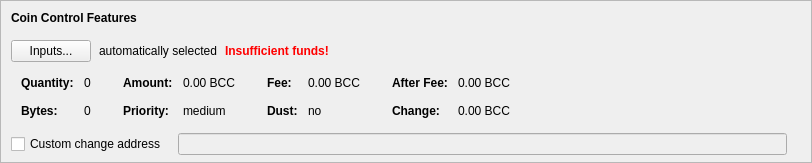
    <widget class="QFrame" name="frameCoinControl">
     <property name="sizePolicy">
      <sizepolicy hsizetype="Expanding" vsizetype="Expanding">
       <horstretch>0</horstretch>
       <verstretch>0</verstretch>
      </sizepolicy>
     </property>
     <property name="maximumSize">
      <size>
       <width>16777215</width>
       <height>16777215</height>
      </size>
     </property>
     <property name="frameShape">
      <enum>QFrame::StyledPanel</enum>
     </property>
     <property name="frameShadow">
      <enum>QFrame::Sunken</enum>
     </property>
     <layout class="QVBoxLayout" name="verticalLayoutCoinControl2">
      <property name="spacing">
       <number>0</number>
      </property>
      <property name="leftMargin">
       <number>0</number>
      </property>
      <property name="topMargin">
       <number>0</number>
      </property>
      <property name="rightMargin">
       <number>0</number>
      </property>
      <property name="bottomMargin">
       <number>6</number>
      </property>
      <item>
       <layout class="QVBoxLayout" name="verticalLayoutCoinControl" stretch="0,0,0,0,1">
        <property name="spacing">
         <number>0</number>
        </property>
        <property name="leftMargin">
         <number>10</number>
        </property>
        <property name="topMargin">
         <number>10</number>
        </property>
        <item>
         <layout class="QHBoxLayout" name="horizontalLayoutCoinControl1">
          <property name="bottomMargin">
           <number>15</number>
          </property>
          <item>
           <widget class="QLabel" name="labelCoinControlFeatures">
            <property name="sizePolicy">
             <sizepolicy hsizetype="Preferred" vsizetype="Maximum">
              <horstretch>0</horstretch>
              <verstretch>0</verstretch>
             </sizepolicy>
            </property>
            <property name="font">
             <font>
              <weight>75</weight>
              <bold>true</bold>
             </font>
            </property>
            <property name="styleSheet">
             <string notr="true">font-weight:bold;</string>
            </property>
            <property name="text">
             <string>Coin Control Features</string>
            </property>
           </widget>
          </item>
         </layout>
        </item>
        <item>
         <layout class="QHBoxLayout" name="horizontalLayoutCoinControl2" stretch="0,0,0,0">
          <property name="spacing">
           <number>8</number>
          </property>
          <property name="bottomMargin">
           <number>10</number>
          </property>
          <item>
           <widget class="QPushButton" name="pushButtonCoinControl">
            <property name="styleSheet">
             <string notr="true"/>
            </property>
            <property name="text">
             <string>Inputs...</string>
            </property>
            <property name="autoDefault">
             <bool>false</bool>
            </property>
           </widget>
          </item>
          <item>
           <widget class="QLabel" name="labelCoinControlAutomaticallySelected">
            <property name="text">
             <string>automatically selected</string>
            </property>
            <property name="margin">
             <number>5</number>
            </property>
           </widget>
          </item>
          <item>
           <widget class="QLabel" name="labelCoinControlInsuffFunds">
            <property name="font">
             <font>
              <weight>75</weight>
              <bold>true</bold>
             </font>
            </property>
            <property name="styleSheet">
             <string notr="true">color:red;font-weight:bold;</string>
            </property>
            <property name="text">
             <string>Insufficient funds!</string>
            </property>
            <property name="margin">
             <number>5</number>
            </property>
           </widget>
          </item>
          <item>
           <spacer name="horizontalSpacerCoinControl">
            <property name="orientation">
             <enum>Qt::Horizontal</enum>
            </property>
            <property name="sizeHint" stdset="0">
             <size>
              <width>40</width>
              <height>1</height>
             </size>
            </property>
           </spacer>
          </item>
         </layout>
        </item>
        <item>
         <widget class="QWidget" name="widgetCoinControl" native="true">
          <property name="sizePolicy">
           <sizepolicy hsizetype="Preferred" vsizetype="Preferred">
            <horstretch>0</horstretch>
            <verstretch>0</verstretch>
           </sizepolicy>
          </property>
          <property name="minimumSize">
           <size>
            <width>0</width>
            <height>0</height>
           </size>
          </property>
          <property name="styleSheet">
           <string notr="true"/>
          </property>
          <layout class="QHBoxLayout" name="horizontalLayoutCoinControl5">
           <property name="leftMargin">
            <number>0</number>
           </property>
           <property name="topMargin">
            <number>0</number>
           </property>
           <property name="rightMargin">
            <number>0</number>
           </property>
           <property name="bottomMargin">
            <number>0</number>
           </property>
           <item>
            <layout class="QHBoxLayout" name="horizontalLayoutCoinControl3" stretch="0,0,0,1">
             <property name="spacing">
              <number>20</number>
             </property>
             <property name="topMargin">
              <number>0</number>
             </property>
             <property name="bottomMargin">
              <number>10</number>
             </property>
             <item>
              <layout class="QFormLayout" name="formLayoutCoinControl1">
               <property name="horizontalSpacing">
                <number>10</number>
               </property>
               <property name="verticalSpacing">
                <number>14</number>
               </property>
               <property name="leftMargin">
                <number>10</number>
               </property>
               <property name="topMargin">
                <number>4</number>
               </property>
               <property name="rightMargin">
                <number>6</number>
               </property>
               <item row="0" column="0">
                <widget class="QLabel" name="labelCoinControlQuantityText">
                 <property name="font">
                  <font>
                   <weight>75</weight>
                   <bold>true</bold>
                  </font>
                 </property>
                 <property name="text">
                  <string>Quantity:</string>
                 </property>
                 <property name="margin">
                  <number>0</number>
                 </property>
                </widget>
               </item>
               <item row="0" column="1">
                <widget class="QLabel" name="labelCoinControlQuantity">
                 <property name="cursor">
                  <cursorShape>IBeamCursor</cursorShape>
                 </property>
                 <property name="contextMenuPolicy">
                  <enum>Qt::ActionsContextMenu</enum>
                 </property>
                 <property name="text">
                  <string notr="true">0</string>
                 </property>
                 <property name="margin">
                  <number>0</number>
                 </property>
                 <property name="textInteractionFlags">
                  <set>Qt::LinksAccessibleByMouse|Qt::TextSelectableByKeyboard|Qt::TextSelectableByMouse</set>
                 </property>
                </widget>
               </item>
               <item row="1" column="0">
                <widget class="QLabel" name="labelCoinControlBytesText">
                 <property name="font">
                  <font>
                   <weight>75</weight>
                   <bold>true</bold>
                  </font>
                 </property>
                 <property name="text">
                  <string>Bytes:</string>
                 </property>
                </widget>
               </item>
               <item row="1" column="1">
                <widget class="QLabel" name="labelCoinControlBytes">
                 <property name="cursor">
                  <cursorShape>IBeamCursor</cursorShape>
                 </property>
                 <property name="contextMenuPolicy">
                  <enum>Qt::ActionsContextMenu</enum>
                 </property>
                 <property name="text">
                  <string notr="true">0</string>
                 </property>
                 <property name="textInteractionFlags">
                  <set>Qt::LinksAccessibleByMouse|Qt::TextSelectableByKeyboard|Qt::TextSelectableByMouse</set>
                 </property>
                </widget>
               </item>
              </layout>
             </item>
             <item>
              <layout class="QFormLayout" name="formLayoutCoinControl2">
               <property name="horizontalSpacing">
                <number>10</number>
               </property>
               <property name="verticalSpacing">
                <number>14</number>
               </property>
               <property name="leftMargin">
                <number>6</number>
               </property>
               <property name="topMargin">
                <number>4</number>
               </property>
               <property name="rightMargin">
                <number>6</number>
               </property>
               <item row="0" column="0">
                <widget class="QLabel" name="labelCoinControlAmountText">
                 <property name="font">
                  <font>
                   <weight>75</weight>
                   <bold>true</bold>
                  </font>
                 </property>
                 <property name="text">
                  <string>Amount:</string>
                 </property>
                 <property name="margin">
                  <number>0</number>
                 </property>
                </widget>
               </item>
               <item row="0" column="1">
                <widget class="QLabel" name="labelCoinControlAmount">
                 <property name="cursor">
                  <cursorShape>IBeamCursor</cursorShape>
                 </property>
                 <property name="contextMenuPolicy">
                  <enum>Qt::ActionsContextMenu</enum>
                 </property>
                 <property name="text">
                  <string notr="true">0.00 BCC</string>
                 </property>
                 <property name="textInteractionFlags">
                  <set>Qt::LinksAccessibleByMouse|Qt::TextSelectableByKeyboard|Qt::TextSelectableByMouse</set>
                 </property>
                </widget>
               </item>
               <item row="1" column="0">
                <widget class="QLabel" name="labelCoinControlPriorityText">
                 <property name="font">
                  <font>
                   <weight>75</weight>
                   <bold>true</bold>
                  </font>
                 </property>
                 <property name="text">
                  <string>Priority:</string>
                 </property>
                </widget>
               </item>
               <item row="1" column="1">
                <widget class="QLabel" name="labelCoinControlPriority">
                 <property name="cursor">
                  <cursorShape>IBeamCursor</cursorShape>
                 </property>
                 <property name="contextMenuPolicy">
                  <enum>Qt::ActionsContextMenu</enum>
                 </property>
                 <property name="text">
                  <string notr="true">medium</string>
                 </property>
                 <property name="textInteractionFlags">
                  <set>Qt::LinksAccessibleByMouse|Qt::TextSelectableByKeyboard|Qt::TextSelectableByMouse</set>
                 </property>
                </widget>
               </item>
              </layout>
             </item>
             <item>
              <layout class="QFormLayout" name="formLayoutCoinControl3">
               <property name="horizontalSpacing">
                <number>10</number>
               </property>
               <property name="verticalSpacing">
                <number>14</number>
               </property>
               <property name="leftMargin">
                <number>6</number>
               </property>
               <property name="topMargin">
                <number>4</number>
               </property>
               <property name="rightMargin">
                <number>6</number>
               </property>
               <item row="0" column="0">
                <widget class="QLabel" name="labelCoinControlFeeText">
                 <property name="font">
                  <font>
                   <weight>75</weight>
                   <bold>true</bold>
                  </font>
                 </property>
                 <property name="text">
                  <string>Fee:</string>
                 </property>
                 <property name="margin">
                  <number>0</number>
                 </property>
                </widget>
               </item>
               <item row="0" column="1">
                <widget class="QLabel" name="labelCoinControlFee">
                 <property name="cursor">
                  <cursorShape>IBeamCursor</cursorShape>
                 </property>
                 <property name="contextMenuPolicy">
                  <enum>Qt::ActionsContextMenu</enum>
                 </property>
                 <property name="text">
                  <string notr="true">0.00 BCC</string>
                 </property>
                 <property name="textInteractionFlags">
                  <set>Qt::LinksAccessibleByMouse|Qt::TextSelectableByKeyboard|Qt::TextSelectableByMouse</set>
                 </property>
                </widget>
               </item>
               <item row="1" column="0">
                <widget class="QLabel" name="labelCoinControlLowOutputText">
                 <property name="font">
                  <font>
                   <weight>75</weight>
                   <bold>true</bold>
                  </font>
                 </property>
                 <property name="text">
                  <string>Dust:</string>
                 </property>
                </widget>
               </item>
               <item row="1" column="1">
                <widget class="QLabel" name="labelCoinControlLowOutput">
                 <property name="cursor">
                  <cursorShape>IBeamCursor</cursorShape>
                 </property>
                 <property name="contextMenuPolicy">
                  <enum>Qt::ActionsContextMenu</enum>
                 </property>
                 <property name="text">
                  <string notr="true">no</string>
                 </property>
                 <property name="textInteractionFlags">
                  <set>Qt::LinksAccessibleByMouse|Qt::TextSelectableByKeyboard|Qt::TextSelectableByMouse</set>
                 </property>
                </widget>
               </item>
              </layout>
             </item>
             <item>
              <layout class="QFormLayout" name="formLayoutCoinControl4">
               <property name="horizontalSpacing">
                <number>10</number>
               </property>
               <property name="verticalSpacing">
                <number>14</number>
               </property>
               <property name="leftMargin">
                <number>6</number>
               </property>
               <property name="topMargin">
                <number>4</number>
               </property>
               <property name="rightMargin">
                <number>6</number>
               </property>
               <item row="0" column="0">
                <widget class="QLabel" name="labelCoinControlAfterFeeText">
                 <property name="font">
                  <font>
                   <weight>75</weight>
                   <bold>true</bold>
                  </font>
                 </property>
                 <property name="text">
                  <string>After Fee:</string>
                 </property>
                 <property name="margin">
                  <number>0</number>
                 </property>
                </widget>
               </item>
               <item row="0" column="1">
                <widget class="QLabel" name="labelCoinControlAfterFee">
                 <property name="cursor">
                  <cursorShape>IBeamCursor</cursorShape>
                 </property>
                 <property name="contextMenuPolicy">
                  <enum>Qt::ActionsContextMenu</enum>
                 </property>
                 <property name="text">
                  <string notr="true">0.00 BCC</string>
                 </property>
                 <property name="textInteractionFlags">
                  <set>Qt::LinksAccessibleByMouse|Qt::TextSelectableByKeyboard|Qt::TextSelectableByMouse</set>
                 </property>
                </widget>
               </item>
               <item row="1" column="0">
                <widget class="QLabel" name="labelCoinControlChangeText">
                 <property name="font">
                  <font>
                   <weight>75</weight>
                   <bold>true</bold>
                  </font>
                 </property>
                 <property name="text">
                  <string>Change:</string>
                 </property>
                </widget>
               </item>
               <item row="1" column="1">
                <widget class="QLabel" name="labelCoinControlChange">
                 <property name="cursor">
                  <cursorShape>IBeamCursor</cursorShape>
                 </property>
                 <property name="contextMenuPolicy">
                  <enum>Qt::ActionsContextMenu</enum>
                 </property>
                 <property name="text">
                  <string notr="true">0.00 BCC</string>
                 </property>
                 <property name="textInteractionFlags">
                  <set>Qt::LinksAccessibleByMouse|Qt::TextSelectableByKeyboard|Qt::TextSelectableByMouse</set>
                 </property>
                </widget>
               </item>
              </layout>
             </item>
            </layout>
           </item>
          </layout>
         </widget>
        </item>
        <item>
         <layout class="QHBoxLayout" name="horizontalLayoutCoinControl4" stretch="0,0,0">
          <property name="spacing">
           <number>12</number>
          </property>
          <property name="sizeConstraint">
           <enum>QLayout::SetDefaultConstraint</enum>
          </property>
          <property name="topMargin">
           <number>5</number>
          </property>
          <property name="rightMargin">
           <number>5</number>
          </property>
          <item>
           <widget class="QCheckBox" name="checkBoxCoinControlChange">
            <property name="toolTip">
             <string>If this is activated, but the change address is empty or invalid, change will be sent to a newly generated address.</string>
            </property>
            <property name="text">
             <string>Custom change address</string>
            </property>
           </widget>
          </item>
          <item>
           <widget class="QValidatedLineEdit" name="lineEditCoinControlChange">
            <property name="enabled">
             <bool>false</bool>
            </property>
            <property name="sizePolicy">
             <sizepolicy hsizetype="Expanding" vsizetype="Fixed">
              <horstretch>0</horstretch>
              <verstretch>0</verstretch>
             </sizepolicy>
            </property>
           </widget>
          </item>
          <item>
           <widget class="QLabel" name="labelCoinControlChangeLabel">
            <property name="sizePolicy">
             <sizepolicy hsizetype="Preferred" vsizetype="Expanding">
              <horstretch>0</horstretch>
              <verstretch>0</verstretch>
             </sizepolicy>
            </property>
            <property name="minimumSize">
             <size>
              <width>0</width>
              <height>0</height>
             </size>
            </property>
            <property name="text">
             <string/>
            </property>
            <property name="margin">
             <number>3</number>
            </property>
           </widget>
          </item>
         </layout>
        </item>
        <item>
         <spacer name="verticalSpacerCoinControl">
          <property name="orientation">
           <enum>Qt::Vertical</enum>
          </property>
          <property name="sizeHint" stdset="0">
           <size>
            <width>800</width>
            <height>1</height>
           </size>
          </property>
         </spacer>
        </item>
       </layout>
      </item>
     </layout>
    </widget>
